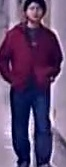
#> input picture test_match/0.jpeg, 66 x 167 px; its folder holds 4 pictures in this run
$ python test.py
#> lines starting #> are read from the running program, lines starting #| are printed output that depends on the picture; long printed decimals are rounded
#> further down, image_old is the input picture: shape (167, 66, 3); mean B, G, R 110.5, 73.3, 96.8
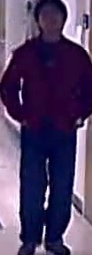
#> input picture test_match/1.jpeg, 92 x 255 px
#> further down, image_next is the input picture: shape (255, 92, 3); mean B, G, R 100.6, 65.8, 82.5
import cv2
import os
from skimage.metrics import structural_similarity as ssim

ORB = cv2.ORB_create(nfeatures=1000)
BRUTE_FORCE = cv2.BFMatcher(cv2.NORM_HAMMING, crossCheck=True)


def _get_score(input_image, to_match_image):

    input_gray = cv2.cvtColor(input_image, cv2.COLOR_BGR2GRAY)
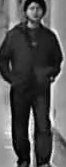
#> input_gray: shape (167, 66); min 3, max 251, mean 84.6
    input_resize = cv2.resize(input_gray, (250, 250))
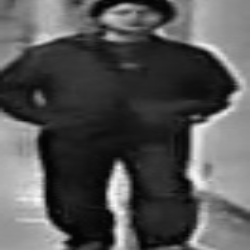
#> input_resize: shape (250, 250); min 3, max 248, mean 84.4
    input_keypoints, input_descriptors = ORB.detectAndCompute(input_resize, None)
#> input_keypoints = 103 keypoints; strongest (x, y, size): (117, 164, 77.1), (118, 166, 64.3), (119, 166, 53.6), (194, 126, 53.6)

    to_match_gray = cv2.cvtColor(to_match_image, cv2.COLOR_BGR2GRAY)
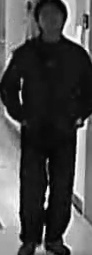
#> to_match_gray: shape (255, 92); min 2, max 253, mean 74.8
    to_match_resize = cv2.resize(to_match_gray, (250, 250))
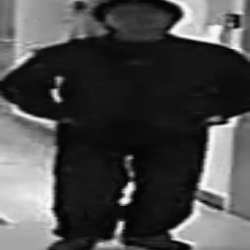
#> to_match_resize: shape (250, 250); min 2, max 252, mean 74.6
    to_match_keypoints, to_match_descriptors = ORB.detectAndCompute(to_match_resize, None)
#> to_match_keypoints = 195 keypoints; strongest (x, y, size): (130, 185, 53.6), (121, 202, 44.6), (131, 184, 44.6), (131, 185, 64.3)

    matches = BRUTE_FORCE.match(input_descriptors, to_match_descriptors)
#> matches = 38 matches

    avg_key = (len(to_match_keypoints) + len(input_keypoints)) // 2
#> avg_key = 149

    orb_score = len(matches) / avg_key
#> orb_score = 0.255
    print(f'ORB Score: {orb_score}')
#| ORB Score: 0.255

    ssim_score = ssim(input_resize, to_match_resize)
#> ssim_score = 0.418
    print(f'SSIM Score: {ssim_score}')
#| SSIM Score: 0.418


    input_hist = cv2.calcHist([input_resize],[0],None,[256],[0,256])
#> input_hist = 256 values, max 1063 at index 36, min 0 at index 0, mean 244.1
    input_hist = cv2.normalize(input_hist, input_hist).flatten()
#> input_hist = 256 values, max 0.192 at index 36, min 0 at index 0, mean 0.044

    match_hist = cv2.calcHist([to_match_resize],[0],None,[256],[0,256])
#> match_hist = 256 values, max 3034 at index 17, min 0 at index 0, mean 244.1
    match_hist = cv2.normalize(match_hist, match_hist).flatten()
#> match_hist = 256 values, max 0.352 at index 17, min 0 at index 0, mean 0.0283

    bhatt_score = cv2.compareHist(input_hist, match_hist, cv2.HISTCMP_BHATTACHARYYA)
#> bhatt_score = 0.359
    print(f'Bhattacharyya Histogram Score: {1 - bhatt_score}')
#| Bhattacharyya Histogram Score: 0.6415

    corr_score = cv2.compareHist(input_hist, match_hist, cv2.HISTCMP_CORREL)
#> corr_score = 0.439
    print(f'Correlation Histogram Score: {corr_score}')
#| Correlation Histogram Score: 0.4386


    # matching_image = cv2.drawMatches(input_resize, input_keypoints, to_match_resize, to_match_keypoints, matches[:50], None, flags=2)

    return 0.2 * ssim_score + 0.4 * corr_score + 0.4 * (1 - bhatt_score)

image_list = os.listdir('test_match')

image_list = sorted(image_list)


for i in range(len(image_list) - 1):

    image_old = cv2.imread('test_match/' + image_list[i])
    image_next = cv2.imread('test_match/' + image_list[i + 1])

    cv2.imshow(f'Image {i}', image_old)
    cv2.imshow(f'Image {i + 1}', image_next)

    score = _get_score(image_old, image_next)
#> score = 0.516

    print(f'Score for {i} and {i + 1} | {score}\n')
#| Score for 0 and 1 | 0.5156
#> pass 2 of the loop `for i in range(len(image_list) - 1):`:
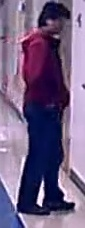
#> input picture test_match/2.jpeg, 85 x 228 px
#> image_next is the input picture: shape (228, 85, 3); mean B, G, R 128.5, 94.4, 112.7
#> input_keypoints has the same summary as to_match_keypoints
#> in _get_score (call 2), `to_match_gray = cv2.cvtColor(to_match_image, cv2.COLOR_BGR2GRAY)`:
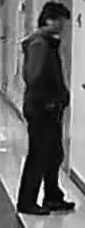
#> to_match_gray: shape (228, 85); min 2, max 252, mean 103.7
#> in _get_score (call 2), `to_match_resize = cv2.resize(to_match_gray, (250, 250))`:
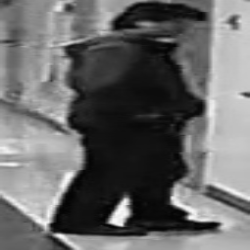
#> to_match_resize: shape (250, 250); min 3, max 250, mean 103.6
#> to_match_keypoints = 288 keypoints; strongest (x, y, size): (189, 217, 31), (125, 200, 44.6), (187, 213, 31), (125, 199, 37.2)
#> matches = 58 matches
#> avg_key = 241
#> orb_score = 0.241
#| ORB Score: 0.2407
#> ssim_score = 0.337
#| SSIM Score: 0.3366
#> in _get_score (call 2), `input_hist = cv2.calcHist([input_resize],[0],None,[256],[0,256])`: input_hist = 256 values, max 3034 at index 17, min 0 at index 0, mean 244.1
#> in _get_score (call 2), `input_hist = cv2.normalize(input_hist, input_hist).flatten()`: input_hist has the same summary as match_hist
#> in _get_score (call 2), `match_hist = cv2.calcHist([to_match_resize],[0],None,[256],[0,256])`: match_hist = 256 values, max 1878 at index 18, min 0 at index 0, mean 244.1
#> in _get_score (call 2), `match_hist = cv2.normalize(match_hist, match_hist).flatten()`: match_hist = 256 values, max 0.334 at index 18, min 0 at index 0, mean 0.0435
#> bhatt_score = 0.247
#| Bhattacharyya Histogram Score: 0.7534
#> corr_score = 0.846
#| Correlation Histogram Score: 0.8461
#> score = 0.707
#| Score for 1 and 2 | 0.7071
#> pass 3 of the loop `for i in range(len(image_list) - 1):`:
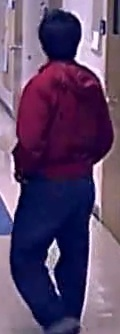
#> input picture test_match/3.jpeg, 120 x 334 px
#> image_next is the input picture: shape (334, 120, 3); mean B, G, R 105.3, 71.4, 93.7
#> input_keypoints has the same summary as to_match_keypoints
#> in _get_score (call 3), `to_match_gray = cv2.cvtColor(to_match_image, cv2.COLOR_BGR2GRAY)`:
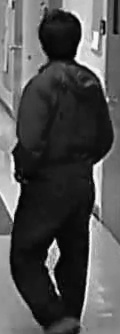
#> to_match_gray: shape (334, 120); min 3, max 252, mean 81.9
#> in _get_score (call 3), `to_match_resize = cv2.resize(to_match_gray, (250, 250))`:
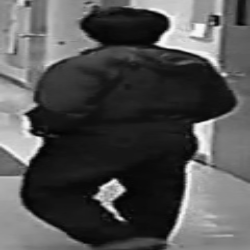
#> to_match_resize: shape (250, 250); min 3, max 250, mean 81.8
#> to_match_keypoints = 237 keypoints; strongest (x, y, size): (156, 43, 37.2), (195, 128, 53.6), (123, 190, 53.6), (195, 124, 53.6)
#> matches = 72 matches
#> avg_key = 262
#> orb_score = 0.275
#| ORB Score: 0.2748
#| SSIM Score: 0.3371
#> in _get_score (call 3), `input_hist = cv2.calcHist([input_resize],[0],None,[256],[0,256])`: input_hist = 256 values, max 1878 at index 18, min 0 at index 0, mean 244.1
#> in _get_score (call 3), `input_hist = cv2.normalize(input_hist, input_hist).flatten()`: input_hist has the same summary as match_hist
#> in _get_score (call 3), `match_hist = cv2.calcHist([to_match_resize],[0],None,[256],[0,256])`: match_hist = 256 values, max 1903 at index 22, min 0 at index 0, mean 244.1
#> in _get_score (call 3), `match_hist = cv2.normalize(match_hist, match_hist).flatten()`: match_hist = 256 values, max 0.311 at index 22, min 0 at index 0, mean 0.0399
#> bhatt_score = 0.214
#| Bhattacharyya Histogram Score: 0.786
#> corr_score = 0.748
#| Correlation Histogram Score: 0.7481
#> score = 0.681
#| Score for 2 and 3 | 0.6811

while True:
    if cv2.waitKey(1) & 0xFF == ord('q'):
#> (key q is pressed here)
        break

cv2.destroyAllWindows()
